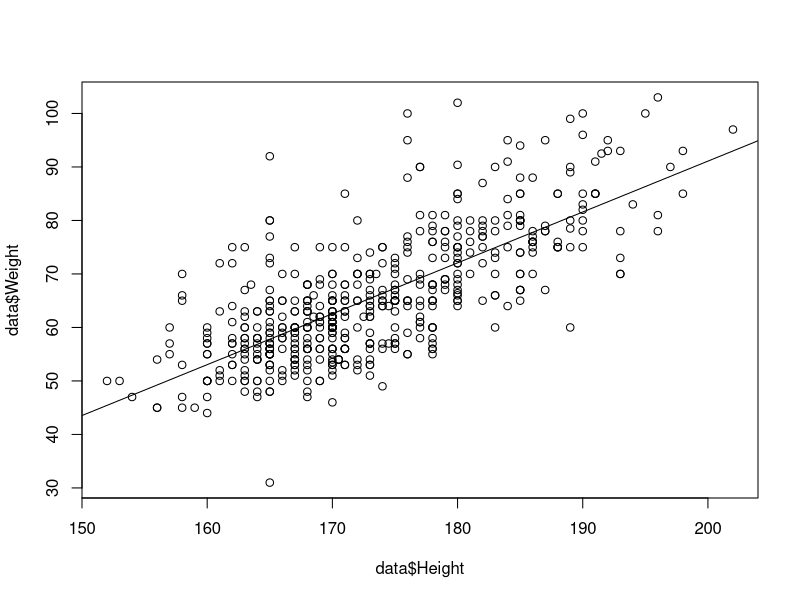
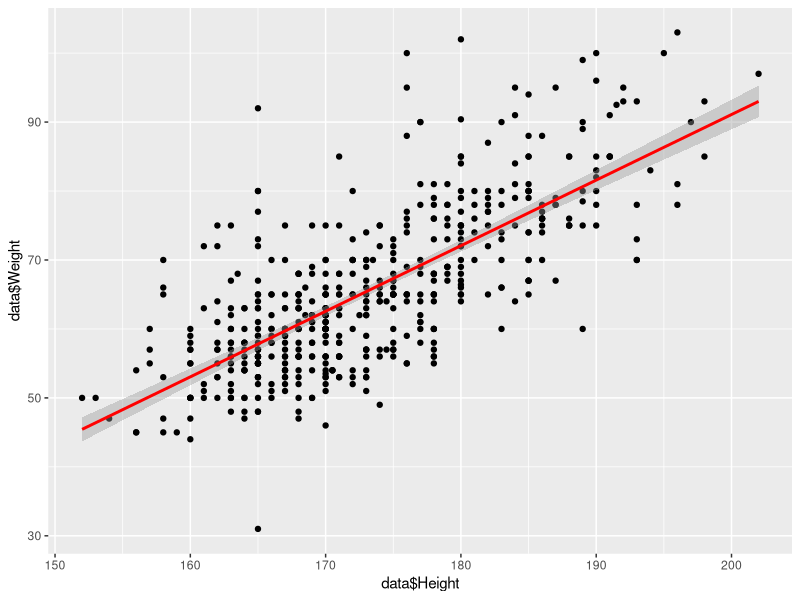

Source code (R) for these figures, in order:
# Vaje 10

## Naloga 1
data <- read.delim("practice/lab/data.txt")
model1 <- lm(data$Weight~data$Height,data)
summary(model1)

model2 <- lm(data$Shoe.size~data$Height,data)
summary(model2)

model3 <- lm(data$TV..hours.per.week.~data$Internet..hours.per.week.,data)
summary(model3)

## Naloga 2
plot(x=data$Height,y=data$Weight)
abline(model1)

library(ggplot2)
ggplot(data,aes(x=data$Height,y=data$Weight)) +
  geom_point() +
  stat_smooth(method="lm",col="red")

## Naloga 3